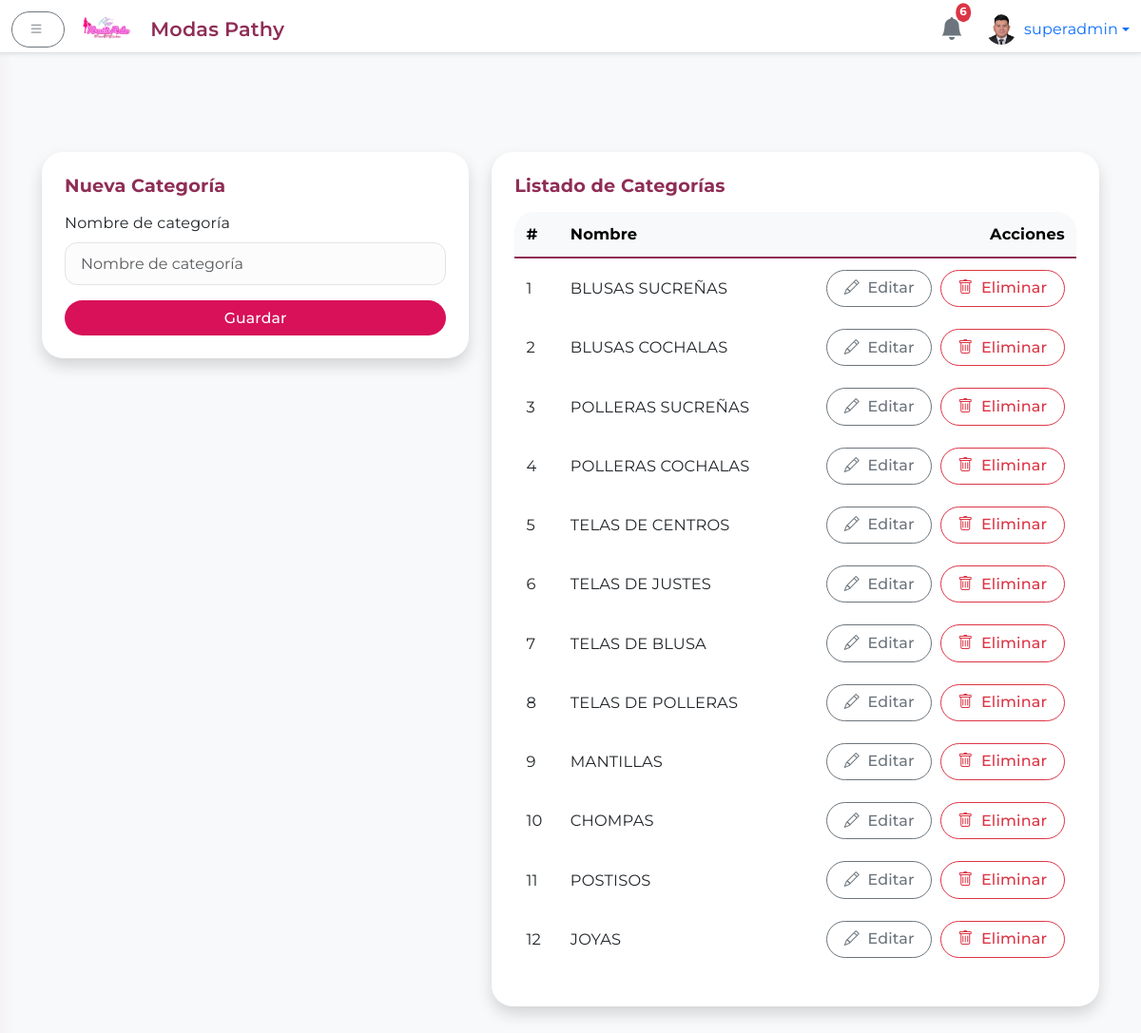
Page /admin/categorias (signed in) on the committed database.
### app.py (models this page shows)
class User(UserMixin, db.Model):
    id = db.Column(db.Integer, primary_key=True)
    username = db.Column(db.String(64), unique=True, nullable=False)
    name = db.Column(db.String(128), nullable=True)
    password = db.Column(db.String(128), nullable=False)
    is_superadmin = db.Column(db.Boolean, default=False)
    profile_image = db.Column(db.String(256), nullable=True)

class Category(db.Model):
    id = db.Column(db.Integer, primary_key=True)
    name = db.Column(db.String(64), unique=True, nullable=False)

### app.py (the view, shortened to what this page needs)
@app.route('/admin/categorias', methods=['GET', 'POST'])
@login_required
def admin_categorias():
    form = CategoryForm()
    categorias = Category.query.order_by(Category.id).all()
    return render_template('admin/categorias.html', form=form, categorias=categorias)

### app.py
class CategoryForm(FlaskForm):
    name = StringField('Nombre de categoría', validators=[DataRequired(), Length(max=64)])
    submit = SubmitField('Guardar')

### app.py (called while the page is built, shortened)
@app.context_processor
def inject_notifications():
    notifications = Notification.query.order_by(Notification.timestamp.desc()).limit(6).all()
    notifs = [
        {
            'message': n.message,
            'timestamp': n.timestamp.strftime('%d/%m %H:%M'),
            'admin_name': n.admin_name
        }
        for n in notifications
    ]
    return dict(notifications=notifs)

@app.context_processor
def inject_theme():
    active = Theme.query.filter_by(is_default=True).first()
    all_themes = Theme.query.order_by(Theme.name).all()
    return {
        'active_theme': active,
        'all_themes': all_themes
    }

@app.before_request
def seed_themes_once():
    global _seeded
    db.create_all()

@login.user_loader
def load_user(user_id):
    return db.session.get(User, int(user_id))

@app.context_processor
def inject_public_data():
    categorias = Category.query.order_by(Category.name).all()
    return {
        'public_categories': categorias,
        'now': lambda fmt=None: datetime.utcnow().strftime(fmt or '%Y'),
        'contact_info': ContactInfo.query.first()
    }

### templates/admin/categorias.html (shortened to what this page needs)
{% extends 'admin/base_admin.html' %}
{% block body_admin %}
<div class="row g-4 align-items-stretch">
  <div class="col-lg-5 mb-4">
    <div class="card shadow rounded-4 border-0 hover-shadow">
      <div class="card-body p-4">
        <h4 class="card-title mb-3">Nueva Categoría</h4>
        <form method="post" action="{{ url_for('admin_categorias') }}">
          <div class="mb-3">
            {{ form.name.label(class="form-label") }}
            {{ form.name(class="form-control", placeholder="Nombre de categoría") }}
          </div>
          {{ form.submit(class="btn btn-primary w-100 rounded-pill") }}
        </form>
      </div>
    </div>
  </div>
  <div class="col-lg-7 mb-4">
    <div class="card shadow rounded-4 border-0 hover-shadow">
      <div class="card-body p-4">
        <h4 class="card-title mb-3">Listado de Categorías</h4>
        <div class="table-responsive">
          <table class="table table-hover align-middle">
            <thead class="table-light">
              <tr>
                <th>#</th>
                <th>Nombre</th>
                <th class="text-end">Acciones</th>
              </tr>
            </thead>
            <tbody>
              {% for cat in categorias %}
              <tr>
                <td>{{ cat.id }}</td>
                <td>{{ cat.name }}</td>
                <td class="text-end">
                  <a href="{{ url_for('admin_categoria_editar', id=cat.id) }}" class="btn btn-sm btn-outline-secondary rounded-pill me-1">
                    <i class="bi bi-pencil"></i> Editar
                  </a>
                  <form method="post" action="{{ url_for('admin_categoria_eliminar', id=cat.id) }}" class="d-inline">
                    <button type="submit" class="btn btn-sm btn-outline-danger rounded-pill" onclick="return confirm('¿Eliminar esta categoría?')">
                      <i class="bi bi-trash"></i> Eliminar
                    </button>
                  </form>
                </td>
              </tr>
              {% endfor %}
            </tbody>
          </table>
        </div>
      </div>
    </div>
  </div>
</div>
{% endblock %}

### templates/admin/base_admin.html (shortened to what this page needs)
<!DOCTYPE html>
<html lang="es">
<head>
  <link href="https://cdn.jsdelivr.net/npm/bootstrap@5.3.0/dist/css/bootstrap.min.css" rel="stylesheet"/>
  <link href="https://cdn.jsdelivr.net/npm/bootstrap-icons@1.10.5/font/bootstrap-icons.css" rel="stylesheet"/>
  <link rel="stylesheet" href="https://cdnjs.cloudflare.com/ajax/libs/animate.css/4.1.1/animate.min.css"/>
  <link rel="stylesheet" href="{{ url_for('static', filename='css/admin.css') }}"/>
</head>
<body>
  <div aria-live="polite" aria-atomic="true" class="position-fixed top-0 end-0 p-3" style="z-index: 1055;">
  </div>
  <header class="navbar navbar-light bg-white border-bottom fixed-top shadow-sm">
    <div class="container-fluid">
      <button id="sidebarToggle" class="btn btn-outline-secondary me-3">
        <i class="bi bi-list"></i>
      </button>
      <a href="{{ url_for('admin_dashboard') }}" class="navbar-brand d-flex align-items-center mb-0 h1" style="gap:10px;">
        <img src="{{ url_for('static', filename='images/logo.png') }}" alt="Logo" height="36" class="d-inline-block align-text-top" style="margin-right:8px;">
        <span class="d-none d-md-inline" style="font-size:1.3rem; font-weight:600; color:#8F2D56;">Modas Pathy</span>
      </a>
      <div class="d-flex align-items-center ms-auto">
        <div class="position-relative me-4 dropdown">
          <a href="#" id="notifDropdown" data-bs-toggle="dropdown" aria-expanded="false" class="text-decoration-none">
            <i class="bi bi-bell-fill fs-4 text-secondary"></i>
            <span class="badge bg-danger position-absolute top-0 start-100 translate-middle p-1 rounded-circle">
              {{ notifications|length if notifications else 0 }}
            </span>
          </a>
        </div>
        <div class="dropdown">
          <a href="#" class="d-flex align-items-center text-decoration-none dropdown-toggle" id="dropdownUser" data-bs-toggle="dropdown" aria-expanded="false">
            <img src="{% if current_user.profile_image %}
                        {{ url_for('static', filename='perfiles/' ~ current_user.profile_image) }}
                      {% else %}
                        {{ url_for('static', filename='perfiles/default.png') }}
                      {% endif %}"
                 alt="Avatar" width="32" height="32" class="rounded-circle me-2" style="object-fit:cover;">
            <span>{{ current_user.username }}</span>
          </a>
        </div>
      </div>
    </div>
  </header>
  <div class="d-flex">
<main class="flex-grow-1 bg-light">
  <div class="container-fluid mt-5 pt-4">
    {% block body_admin %}{% endblock %}
  </div>
</main>
</body>
</html>

### static/css/admin.css (style rules this page uses)
:root { --rojo: #D81159; --fucsia: #8F2D56; --accent: #8F2D56; --accent-light: rgba(143,45,86,0.08); --blanco: #FFFFFF; --gris-claro: #f8f9fa; --gris-oscuro: #e3e3e3; --shadow-card: 0 4px 24px rgba(143, 45, 86, 0.09); --shadow-hover: 0 8px 36px rgba(143, 45, 86, 0.18); }
body, .form-label, .btn, .card-title, .navbar-brand, .nav-link { font-family: 'Montserrat', sans-serif; letter-spacing: 0.01em; }
body { margin-top: 56px; background: linear-gradient(145deg, var(--blanco) 60%, var(--gris-claro) 100%); }
header.navbar { height: 56px; z-index: 1000; box-shadow: 0 4px 18px rgba(143, 45, 86, 0.07); }
main { transition: margin-left 0.3s cubic-bezier(.87,-.41,.19,1.44); margin-left: 0; padding: 2rem; }
.card, .card.hover-shadow { border-radius: 1.4rem !important; border: none; box-shadow: var(--shadow-card); background: var(--blanco); transition: box-shadow 0.22s cubic-bezier(.87,-.41,.19,1.44), transform 0.19s; }
.card-title { font-size: 1.2rem; font-weight: 700; color: var(--accent); margin-bottom: 1rem; }
.badge { font-size: 0.73rem; padding: 0.45em 0.72em; }
.table { background: var(--blanco); border-radius: 1rem; overflow: hidden; }
.table thead { background: var(--gris-claro); color: var(--fucsia); font-weight: 600; border-bottom: 2.5px solid var(--accent); }
.table th, .table td { vertical-align: middle; border: none; font-size: 1.02em; padding: 0.7em 0.75em; }
.btn { font-size: 0.98em; border-radius: 2em !important; font-weight: 500; padding: 0.42em 1.1em; letter-spacing: 0.01em; box-shadow: none; transition: background 0.15s, color 0.15s, box-shadow 0.15s; }
.btn-primary { background: var(--rojo); border: none; }
.btn-outline-secondary, .btn-outline-danger { border-width: 1.4px; }
.btn i { margin-right: 4px; }
.form-control { border-radius: 0.8em; border: 1.2px solid var(--gris-oscuro); background: #fcfcfc; font-size: 1em; padding: 0.6em 1em; transition: border-color 0.16s; }
.card-body { padding: 2rem; }
.table-responsive { border-radius: 1.3rem; }

### rows in the picture
User: profile_image (picture), username "superadmin"
Category: id "1", name "BLUSAS SUCREÑAS"
Category: id "2", name "BLUSAS COCHALAS"
Category: id "3", name "POLLERAS SUCREÑAS"
Category: id "4", name "POLLERAS COCHALAS"
Category: id "5", name "TELAS DE CENTROS"
Category: id "6", name "TELAS DE JUSTES"
Category: id "7", name "TELAS DE BLUSA"
Category: id "8", name "TELAS DE POLLERAS"
Category: id "9", name "MANTILLAS"
Category: id "10", name "CHOMPAS"
Category: id "11", name "POSTISOS"
Category: id "12", name "JOYAS"

### other values in the picture
{{ notifications|length if notifications else 0 }} "6"
